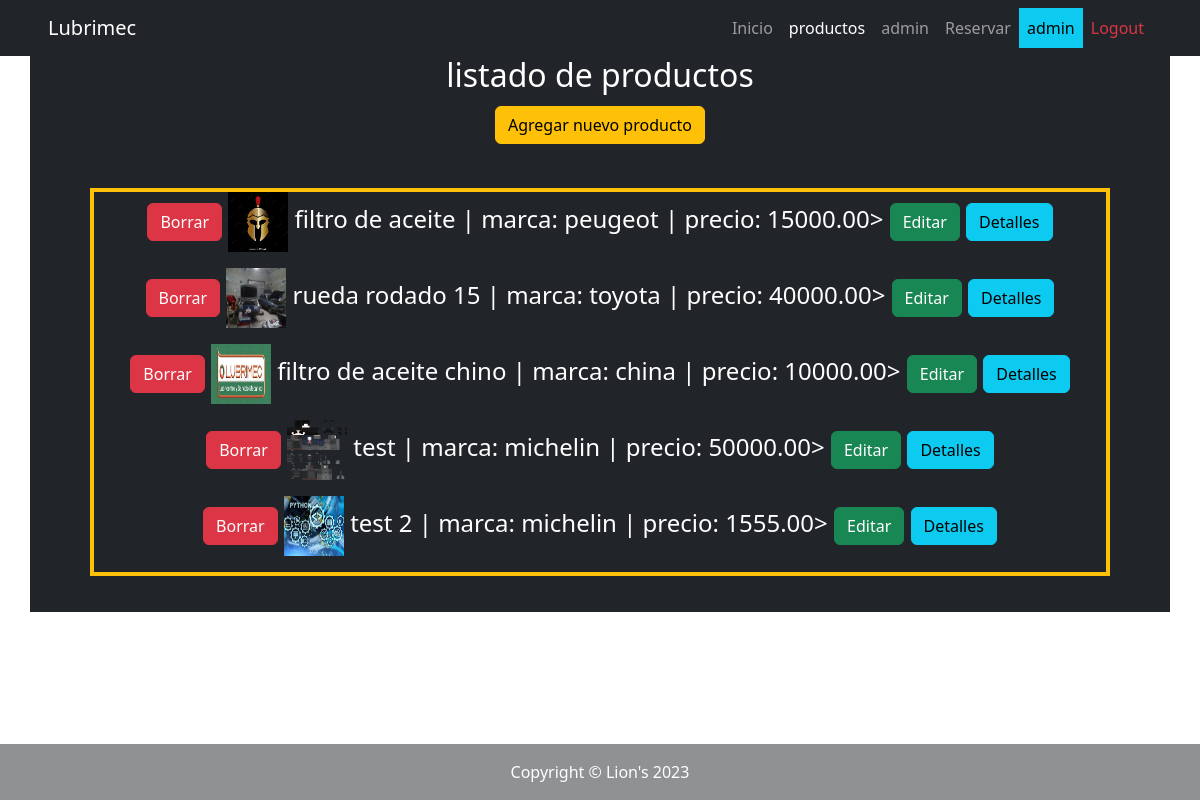
The page /productos/ (signed in) on the database its author committed.
### apps/productos/models.py (models this page shows)
class ProductoModel(models.Model):
    nombre= models.CharField(max_length=250, blank=False, null=False)
    marca= models.CharField(max_length=250, blank=False, null=False,)
    proveedor= models.CharField(max_length=250, blank=False, null=False,)
    precio= models.DecimalField(max_digits=10, decimal_places=2, default=0,)
    descripcion= models.TextField(max_length=250, blank=True, null=True,)
    imagen= models.ImageField(upload_to= "img_producto", blank= False, null= False)
    def __str__(self) -> str:
        return f"{self.nombre} | marca: {self.marca} | precio: {self.precio}"

### apps/productos/views.py (the view)
# urls.py: path("productos/", views.VerProductos, name= "lista_de_productos"),
def VerProductos(request):
    productos= models.ProductoModel.objects.all()
    context= {"object_list": productos}
    return render(request, "productos/productos_show.html", context)

### apps/productos/templates/productos/productos_show.html
{% extends 'home/index.html' %}
{% block CONTENIDO_INDEX %}
    <div
        {% if user.is_staff %}
            class= "container fs-4 fw-medium bg-dark text-center text-bg-primary"
        {% else %}
            class= "container fs-4 fw-medium bg-secondary text-center text-bg-info"
        {% endif %}>
        <h2>listado de productos</h2>
        {% if user.is_staff %}
            <h2><a class="btn btn-warning" href="{% url 'CreatedProducto' %}">Agregar nuevo producto</a></h2>
        {% endif %}
        <br>
        <div
            {% if user.is_staff %}
                class= "border border-4 border-warning mx-5"
            {% else %}
                class= "border border-4 border-dark mx-5 "
            {% endif %}>
            {% if object_list %}
                {% for obj in object_list %}
                    {% if user.is_staff %}
                        <a class="btn btn-danger" href="{% url 'DeleteProducto' obj.nombre %}">Borrar</a>
                    {% endif %}
                        <img height="60px" width="60px" src="{{ obj.imagen.url }}" alt=" ">  {{obj}}>
                        {% if user.is_staff %}
                            <a class="btn btn-success" href="{% url 'UpdateProducto' obj.nombre %}">Editar</a>
                        {% endif %}
                        {% include 'home/slider.html' with titulo="Detalles" SliderId=obj.id %}
                {% endfor %}
            {% else %}
                <p>No hay elementos disponibles</p>
            {% endif %}
        </div>
        <br>
    </div>
{% endblock CONTENIDO_INDEX %}

### apps/home/templates/home/nav_var.html (shortened to what this page needs)
<nav class="navbar navbar-expand-lg navbar-dark bg-dark sticky-top">
    <div class="container px-5">
    <a class="navbar-brand " href="/">Lubrimec</a>
    </div>
    <div class="container px-5 ">
        <div class="collapse navbar-collapse" id="navbarSupportedContent">
            <ul class="navbar-nav ms-auto mb-2 mb-lg-0"> productos
                <li class="nav-item"><a class="nav-link {% if  request.path == "/"%}active{% endif %}" href="/">Inicio</a></li>
                <li class="nav-item"><a class="nav-link {% if  request.path == "/productos/"%}active{% endif %}" href="/productos/">productos</a></li>
                {% if user.is_authenticated %}
                    {% if user.is_staff %}
                        <li class="nav-item"><a class="nav-link {% if  request.path == "/admin/"%}active{% endif %}" href="/admin/">admin</a></li>
                    {% else %}
                        <li class="nav-item"><a class="nav-link {% if  request.path == "/about/"%}active{% endif %}" href={% url 'home:about' %}>Nosotros</a></li>
                    {% endif %}
                    <li class="nav-item"><a class="nav-link {% if  request.path == "/reservas/"%}active{% endif %}" href="/reservas/">Reservar</a></li>
                    <li class="nav-item"><a class="nav-link text-bg-info" href="/perfil/">{{user.username}} </a></li>
                    <li class="nav-item"><a class="nav-link text-danger {% if  request.path == "/logout/"%}active{% endif %}" href="/logout/">Logout</a></li>
                {% endif %}
            </ul>
        </div>
    </div>
</nav>

### apps/home/templates/home/slider.html (shortened to what this page needs)
<button class="btn btn-info" type="button" data-bs-toggle="collapse" data-bs-target="#slider{{SliderId}}" aria-expanded="false" aria-controls="collapseExample">
    {{titulo}}
</button>

### rows shown on the page
ProductoModel: imagen (picture), nombre+marca+precio "filtro de aceite | marca: peugeot | precio: 15000.00", titulo "Detalles"
ProductoModel: imagen (picture), nombre+marca+precio "rueda rodado 15 | marca: toyota | precio: 40000.00", titulo "Detalles"
ProductoModel: imagen (picture), nombre+marca+precio "filtro de aceite chino | marca: china | precio: 10000.00", titulo "Detalles"
ProductoModel: imagen (picture), nombre+marca+precio "test | marca: michelin | precio: 50000.00", titulo "Detalles"
ProductoModel: imagen (picture), nombre+marca+precio "test 2 | marca: michelin | precio: 1555.00", titulo "Detalles"

### other values the page prints
{{ user.username }} "admin"
